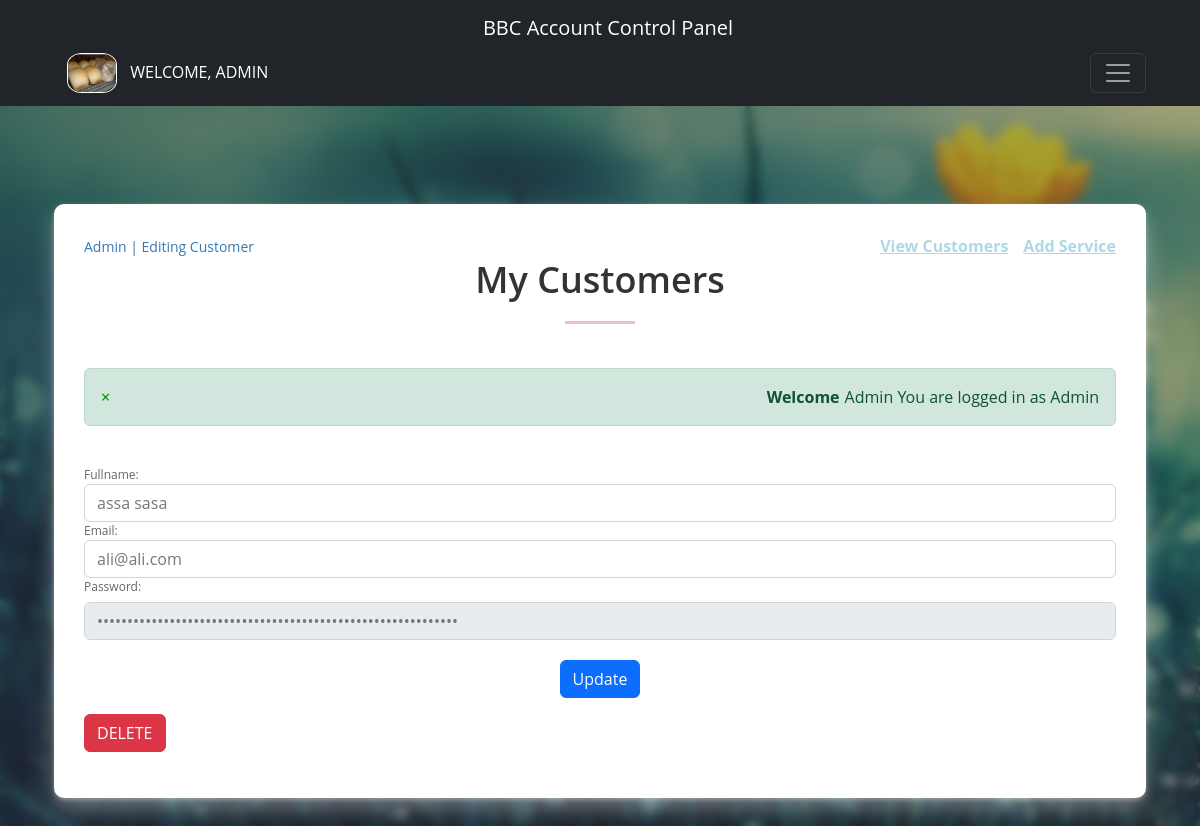
Before: /edit.php?cus_id=787 (signed in) with the older database file.
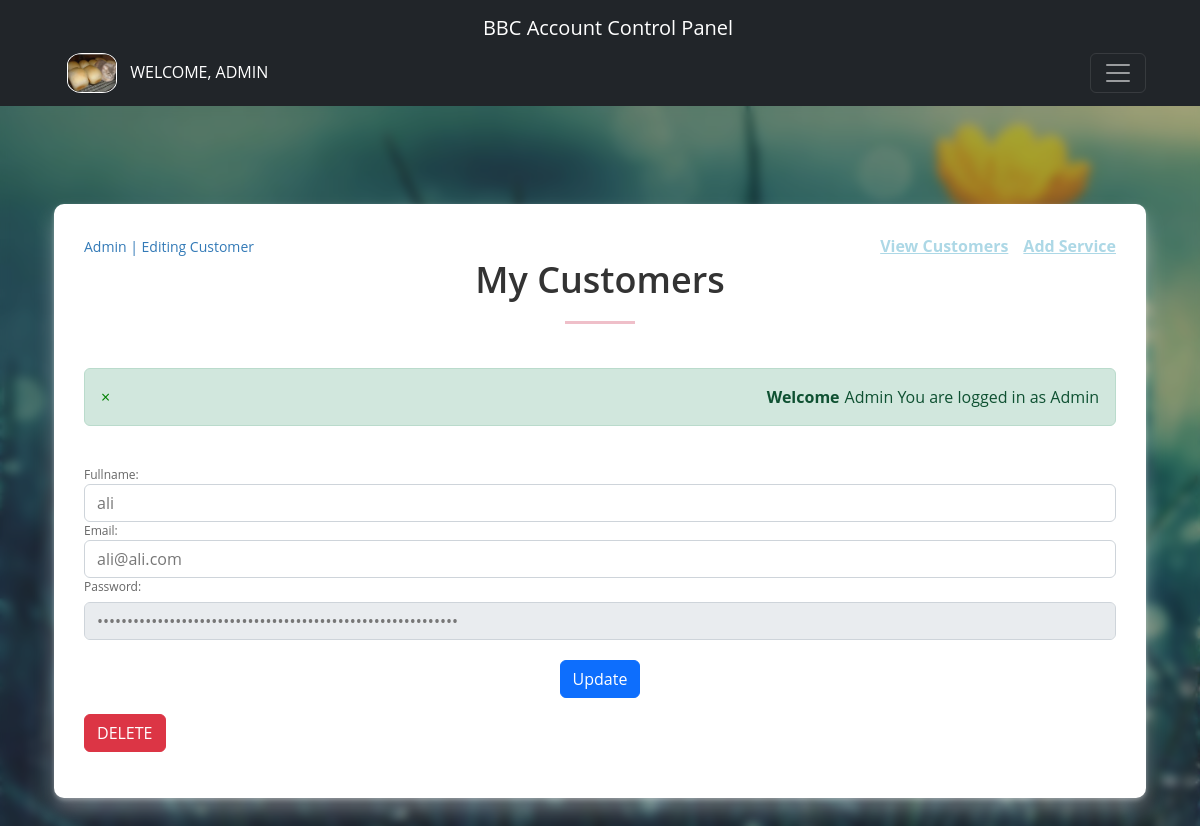
After: the same page with the newer database file.
### tables this page shows
CREATE TABLE `user` (
  `id` int(11) NOT NULL,
  `fullName` varchar(80) NOT NULL,
  `image` varchar(255) NOT NULL,
  `email` varchar(255) NOT NULL,
  `password` char(128) NOT NULL,
  `phone_number` varchar(15) DEFAULT NULL,
  `user_type` char(3) NOT NULL DEFAULT 'CTM',
  `created_at` datetime NOT NULL DEFAULT current_timestamp(),
  `updated_at` datetime NOT NULL DEFAULT current_timestamp() ON UPDATE current_timestamp(),
  `spending` int(5) NOT NULL
);

### includes/config.php (called while the page is built, shortened)
<?php
class config
{
    private $host = "localhost";
    private $user = "root";
    private $pass = "";
    private $dbnm = "servicesystem";
    private $dbh;
    private $stmt;
    public function __construct()
    {
        $dsn = "mysql:host=" . $this->host . "; dbname=" . $this->dbnm;
        $options = array(
            PDO::ATTR_PERSISTENT => true,
            PDO::ATTR_ERRMODE => PDO::ERRMODE_EXCEPTION
        );
        try {
            $this->dbh = new PDO($dsn, $this->user, $this->pass, $options);
        } catch (PDOException $error) {
            $this->errmsg = $error->getMessage();
            echo $this->errmsg;
        }
    }
    public function query($query)
    {
        $this->stmt = $this->dbh->prepare($query);
    }
    public function bindvalue($param, $value, $type)
    {
        $this->stmt->bindValue($param, $value, $type);
    }
    public function execute()
    {
        return $this->stmt->execute();
    }
    public function fetchSingle()
    {
        $this->execute();
        return $this->stmt->fetch(PDO::FETCH_ASSOC);
    }
}
?>

### edit.php (the view, shortened to what this page needs)
<?php include('includes/header.php'); ?>
<link rel="stylesheet" href="css/style.css">
<?php
    $user_id=0;
    if(isset($_GET['cus_id'])){
        $user_id   =   $_GET['cus_id'];
    }
    require('includes/config.php');
    $db = new config;
    $db->query("SELECT * FROM user WHERE id =:id");
    $db->bindValue(':id', $user_id, PDO::PARAM_INT);
    $row = $db->fetchSingle();
?>
<div class="container" style="background-color: aliceblue;padding: 30px;border-radius: 10px;box-shadow: 0 12px 20px 0 rgb(255 255 255 / 33%), 0 2px 4px 0 rgb(255 255 255 / 32%);background-color:#fff;">
<div class="well">
<div style="display: flex;justify-content:space-between;align-items:center;">
    <?php echo '<small class="pull-left" style="color:#337ab7;">' . $_SESSION['user_data']['fullName'] . ' | Editing Customer</small>';?>
    <div style="display: flex;gap:15px;">
      <small class="pull-right" id="o22"><a href="customers.php"> View Customers</a> </small>
      <small class="pull-right" id="o33"><a href="add_service.php"> Add Service</a> </small>
    </div>
</div>
  <h2 class="text-center">My Customers</h2>
  <hr>
  <br>
</div>
<div class="rows">
  <div class="col-md-12 col-md-offset-3">
    <?php  if($row) : ?>
    <br>
    <form class="form-horizontal" role="form" method="post" action="edit.php?cus_id=<?php echo $user_id; ?>">
      <div class="form-group">
        <label class="control-label col-sm-4" for="name">Fullname:</label>
        <div class="col-sm-12">
          <input type="name" name="name" class="form-control" id="name" value="<?php echo $row['fullName'] ?>" required>
        </div>
      </div>
  <div class="form-group">
    <label class="control-label col-sm-4" for="email">Email:</label>
    <div class="col-sm-12">
      <input type="email" name="email" class="form-control" id="email" value="<?php echo $row['email'] ?>" required>
    </div>
  </div>
  <div class="form-group ">
    <label class="control-label col-sm-4" for="pwd">Password:</label><br>
    <div class="col-sm-12" style="margin-bottom: 20px;">
      <fieldset disabled>
        <input type="password" name="password" class="form-control disabled" id="pwd"
          placeholder="Cannot Change Password" value="<?php echo $row['password'] ?>" required>
      </fieldset>
    </div>
  </div>
  <div class="form-group">
    <div class="col-sm-offset-2 col-sm-12" style="display: flex;justify-content: space-around;">
      <input type="submit" class="btn btn-primary" name="update_customer" value="Update">
    </div>
  </div>
</div>
<?php endif ;  ?>
<form method="POST">
  <button class="btn btn-danger pull-right text-center d-block" name="delete_customer" value="Delete"> DELETE</a>
</form>
</div>
</div>
</div>
</div>
</body>
</html>

Changed rows visible on the page:
changed user "ali@ali.com": name "assa sasa" → "ali"
